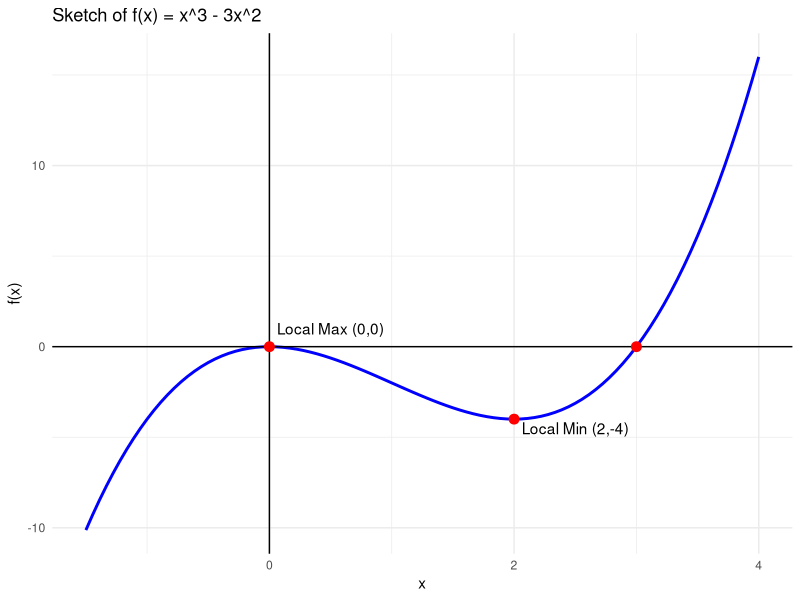
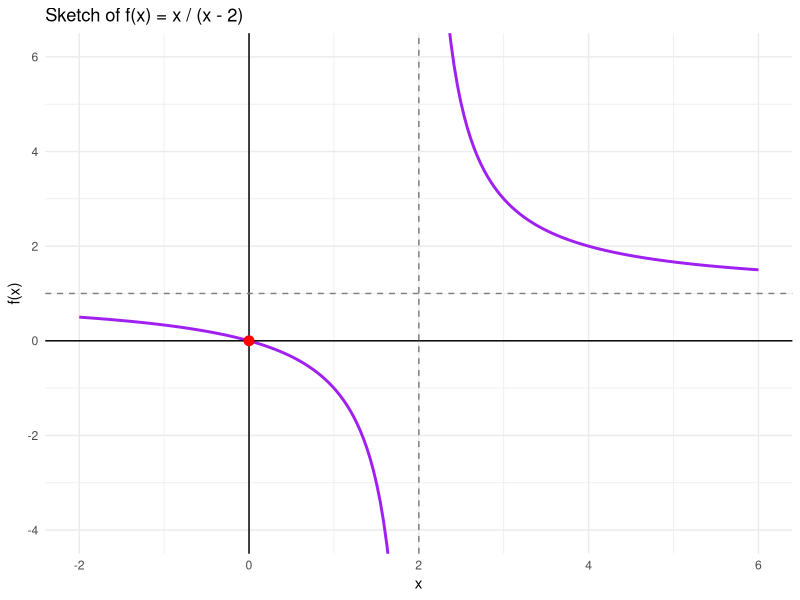
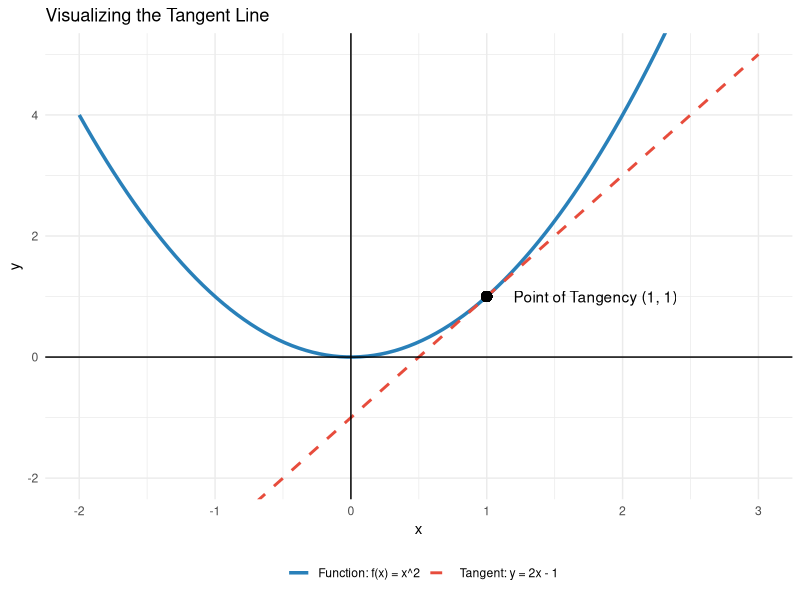
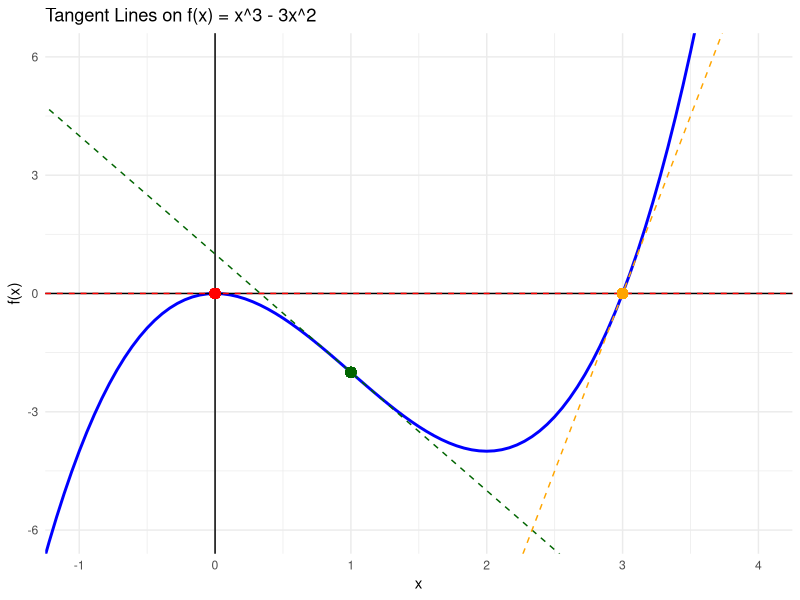
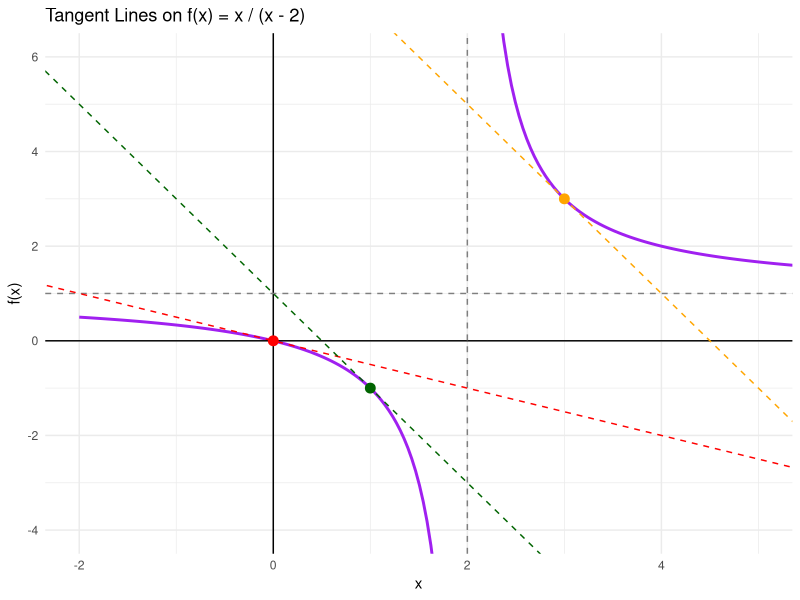

R code for these plots, in order:
## ---- chunk 1
# This chunk sets up the environment.
knitr::opts_chunk$set(echo = FALSE, warning = FALSE, message = FALSE, fig.align="center")

library(ggplot2)
library(gridExtra)

# Common plotting theme for consistency
common_theme <- theme_minimal() + 
                theme(axis.title = element_text(face="bold"),
                      plot.title = element_text(face="bold", hjust = 0.5))

## ---- chunk 2
library(ggplot2)

df_ex1 <- data.frame(x = seq(-1.5, 4, length.out = 100))
df_ex1$y <- df_ex1$x^3 - 3 * df_ex1$x^2

ggplot(df_ex1, aes(x, y)) +
  geom_line(color = "blue", size = 1) +
  geom_hline(yintercept = 0, color = "black", size = 0.5) +
  geom_vline(xintercept = 0, color = "black", size = 0.5) +
  geom_point(data = data.frame(x = c(0, 3, 2), y = c(0, 0, -4)), 
             aes(x, y), color = "red", size = 3) +
  annotate("text", x = 0.5, y = 1, label = "Local Max (0,0)") +
  annotate("text", x = 2.5, y = -4.5, label = "Local Min (2,-4)") +
  labs(title = "Sketch of f(x) = x^3 - 3x^2", x = "x", y = "f(x)") +
  theme_minimal()
## ---- chunk 3
library(ggplot2)

df_ex2_left <- data.frame(x = seq(-2, 1.9, length.out = 100))
df_ex2_right <- data.frame(x = seq(2.1, 6, length.out = 100))
df_ex2_left$y <- df_ex2_left$x / (df_ex2_left$x - 2)
df_ex2_right$y <- df_ex2_right$x / (df_ex2_right$x - 2)

ggplot() +
  geom_line(data = df_ex2_left, aes(x, y), color = "purple", size = 1) +
  geom_line(data = df_ex2_right, aes(x, y), color = "purple", size = 1) +
  geom_hline(yintercept = 0, color = "black", size = 0.5) +
  geom_vline(xintercept = 0, color = "black", size = 0.5) +
  geom_hline(yintercept = 1, linetype = "dashed", color = "gray50") +
  geom_vline(xintercept = 2, linetype = "dashed", color = "gray50") +
  geom_point(aes(x = 0, y = 0), color = "red", size = 3) +
  coord_cartesian(ylim = c(-4, 6)) +
  labs(title = "Sketch of f(x) = x / (x - 2)", x = "x", y = "f(x)") +
  theme_minimal()
## ---- chunk 4
library(ggplot2)

df_tangent <- data.frame(x = seq(-2, 3, length.out = 100))
df_tangent$f_x <- df_tangent$x^2
df_tangent$tangent <- 2 * df_tangent$x - 1

ggplot(df_tangent, aes(x)) +
  geom_line(aes(y = f_x, color = "Function: f(x) = x^2"), size = 1.2) +
  geom_line(aes(y = tangent, color = "Tangent: y = 2x - 1"), size = 1, linetype = "dashed") +
  geom_point(aes(x = 1, y = 1), color = "black", size = 3) +
  geom_hline(yintercept = 0, color = "black", size = 0.5) +
  geom_vline(xintercept = 0, color = "black", size = 0.5) +
  coord_cartesian(ylim = c(-2, 5)) +
  scale_color_manual(name = "", values = c("Function: f(x) = x^2" = "#2980b9", "Tangent: y = 2x - 1" = "#e74c3c")) +
  annotate("text", x = 1.8, y = 1, label = "Point of Tangency (1, 1)") +
  labs(title = "Visualizing the Tangent Line", x = "x", y = "y") +
  theme_minimal() + theme(legend.position = "bottom")
## ---- chunk 5
library(ggplot2)

df_ex1 <- data.frame(x = seq(-1.5, 4, length.out = 100))
df_ex1$y <- df_ex1$x^3 - 3 * df_ex1$x^2

ggplot(df_ex1, aes(x, y)) +
  geom_line(color = "blue", size = 1) +
  geom_hline(yintercept = 0, color = "black", size = 0.5) +
  geom_vline(xintercept = 0, color = "black", size = 0.5) +
  
  # Tangent at x = 0: y = 0
  geom_abline(intercept = 0, slope = 0, linetype = "dashed", color = "red") +
  geom_point(aes(x = 0, y = 0), color = "red", size = 3) +
  
  # Tangent at x = 1: y = -3x + 1
  geom_abline(intercept = 1, slope = -3, linetype = "dashed", color = "darkgreen") +
  geom_point(aes(x = 1, y = -2), color = "darkgreen", size = 3) +
  
  # Tangent at x = 3: y = 9x - 27
  geom_abline(intercept = -27, slope = 9, linetype = "dashed", color = "orange") +
  geom_point(aes(x = 3, y = 0), color = "orange", size = 3) +
  
  coord_cartesian(ylim = c(-6, 6), xlim = c(-1, 4)) +
  labs(title = "Tangent Lines on f(x) = x^3 - 3x^2", x = "x", y = "f(x)") +
  theme_minimal()
## ---- chunk 6
library(ggplot2)

df_ex2_left <- data.frame(x = seq(-2, 1.9, length.out = 100))
df_ex2_right <- data.frame(x = seq(2.1, 6, length.out = 100))
df_ex2_left$y <- df_ex2_left$x / (df_ex2_left$x - 2)
df_ex2_right$y <- df_ex2_right$x / (df_ex2_right$x - 2)

ggplot() +
  geom_line(data = df_ex2_left, aes(x, y), color = "purple", size = 1) +
  geom_line(data = df_ex2_right, aes(x, y), color = "purple", size = 1) +
  geom_hline(yintercept = 0, color = "black", size = 0.5) +
  geom_vline(xintercept = 0, color = "black", size = 0.5) +
  geom_hline(yintercept = 1, linetype = "dashed", color = "gray50") +
  geom_vline(xintercept = 2, linetype = "dashed", color = "gray50") +
  
  # Tangent at x = 0: y = -0.5x
  geom_abline(intercept = 0, slope = -0.5, linetype = "dashed", color = "red") +
  geom_point(aes(x = 0, y = 0), color = "red", size = 3) +
  
  # Tangent at x = 1: y = -2x + 1
  geom_abline(intercept = 1, slope = -2, linetype = "dashed", color = "darkgreen") +
  geom_point(aes(x = 1, y = -1), color = "darkgreen", size = 3) +
  
  # Tangent at x = 3: y = -2x + 9
  geom_abline(intercept = 9, slope = -2, linetype = "dashed", color = "orange") +
  geom_point(aes(x = 3, y = 3), color = "orange", size = 3) +
  
  coord_cartesian(ylim = c(-4, 6), xlim = c(-2, 5)) +
  labs(title = "Tangent Lines on f(x) = x / (x - 2)", x = "x", y = "f(x)") +
  theme_minimal()
